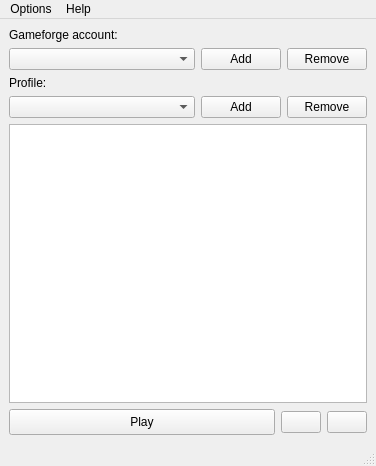
<?xml version="1.0" encoding="UTF-8"?>
<ui version="4.0">
 <class>MainWindow</class>
 <widget class="QMainWindow" name="MainWindow">
  <property name="geometry">
   <rect>
    <x>0</x>
    <y>0</y>
    <width>376</width>
    <height>466</height>
   </rect>
  </property>
  <property name="windowTitle">
   <string>Gfless Client</string>
  </property>
  <property name="windowIcon">
   <iconset resource="../../resources.qrc">
    <normaloff>:/resources/gfless_icon.png</normaloff>:/resources/gfless_icon.png</iconset>
  </property>
  <widget class="QWidget" name="centralwidget">
   <layout class="QVBoxLayout" name="verticalLayout_2">
    <item>
     <layout class="QVBoxLayout" name="verticalLayout">
      <item>
       <widget class="QLabel" name="label_3">
        <property name="text">
         <string>Gameforge account:</string>
        </property>
       </widget>
      </item>
      <item>
       <layout class="QHBoxLayout" name="horizontalLayout_2" stretch="1,0,0">
        <item>
         <widget class="QComboBox" name="gameforgeAccountComboBox"/>
        </item>
        <item>
         <widget class="QPushButton" name="addGameforgeAccountButton">
          <property name="text">
           <string>Add</string>
          </property>
         </widget>
        </item>
        <item>
         <widget class="QPushButton" name="removeGameforgeAccountButton">
          <property name="text">
           <string>Remove</string>
          </property>
         </widget>
        </item>
       </layout>
      </item>
      <item>
       <widget class="QLabel" name="label">
        <property name="text">
         <string>Profile:</string>
        </property>
       </widget>
      </item>
      <item>
       <layout class="QHBoxLayout" name="horizontalLayout" stretch="1,0,0">
        <item>
         <widget class="QComboBox" name="profileComboBox">
          <property name="currentText">
           <string/>
          </property>
         </widget>
        </item>
        <item>
         <widget class="QPushButton" name="addProfileButton">
          <property name="text">
           <string>Add</string>
          </property>
         </widget>
        </item>
        <item>
         <widget class="QPushButton" name="removeProfileButton">
          <property name="text">
           <string>Remove</string>
          </property>
         </widget>
        </item>
       </layout>
      </item>
     </layout>
    </item>
    <item>
     <widget class="QListWidget" name="accountsListWidget">
      <property name="dragEnabled">
       <bool>false</bool>
      </property>
      <property name="dragDropMode">
       <enum>QAbstractItemView::DragDropMode::NoDragDrop</enum>
      </property>
      <property name="selectionMode">
       <enum>QAbstractItemView::SelectionMode::ExtendedSelection</enum>
      </property>
      <property name="uniformItemSizes">
       <bool>false</bool>
      </property>
     </widget>
    </item>
    <item>
     <layout class="QHBoxLayout" name="horizontalLayout_3" stretch="1,0,0">
      <item>
       <widget class="QPushButton" name="openAccountsButton">
        <property name="minimumSize">
         <size>
          <width>0</width>
          <height>26</height>
         </size>
        </property>
        <property name="text">
         <string>Play</string>
        </property>
        <property name="shortcut">
         <string>Esc</string>
        </property>
       </widget>
      </item>
      <item>
       <widget class="QPushButton" name="gameSettingsButton">
        <property name="text">
         <string/>
        </property>
        <property name="icon">
         <iconset resource="../../resources.qrc">
          <normaloff>:/resources/settings_icon.png</normaloff>:/resources/settings_icon.png</iconset>
        </property>
        <property name="iconSize">
         <size>
          <width>20</width>
          <height>20</height>
         </size>
        </property>
       </widget>
      </item>
      <item>
       <widget class="QPushButton" name="createGameAccButton">
        <property name="text">
         <string/>
        </property>
        <property name="icon">
         <iconset resource="../../resources.qrc">
          <normaloff>:/resources/create_account_icon.png</normaloff>:/resources/create_account_icon.png</iconset>
        </property>
        <property name="iconSize">
         <size>
          <width>20</width>
          <height>20</height>
         </size>
        </property>
       </widget>
      </item>
     </layout>
    </item>
   </layout>
  </widget>
  <widget class="QMenuBar" name="menubar">
   <property name="geometry">
    <rect>
     <x>0</x>
     <y>0</y>
     <width>376</width>
     <height>21</height>
    </rect>
   </property>
   <widget class="QMenu" name="menuSettings">
    <property name="title">
     <string>Options</string>
    </property>
    <addaction name="actionSave_profiles"/>
    <addaction name="actionIdentity_generator"/>
    <addaction name="actionUpdate_game_files"/>
    <addaction name="actionSettings"/>
   </widget>
   <widget class="QMenu" name="menuHelp">
    <property name="title">
     <string>Help</string>
    </property>
    <addaction name="actionGet_help"/>
    <addaction name="separator"/>
    <addaction name="actionAbout_3"/>
    <addaction name="actionAbout_Qt"/>
   </widget>
   <addaction name="menuSettings"/>
   <addaction name="menuHelp"/>
  </widget>
  <widget class="QStatusBar" name="statusbar"/>
  <action name="actionSettings">
   <property name="text">
    <string>Settings</string>
   </property>
  </action>
  <action name="actionGet_help">
   <property name="text">
    <string>Get help</string>
   </property>
  </action>
  <action name="actionAbout_3">
   <property name="text">
    <string>About</string>
   </property>
  </action>
  <action name="actionAbout_Qt">
   <property name="text">
    <string>About Qt</string>
   </property>
  </action>
  <action name="actionSave_profiles">
   <property name="text">
    <string>Save profiles</string>
   </property>
  </action>
  <action name="actionIdentity_generator">
   <property name="text">
    <string>Identity generator</string>
   </property>
  </action>
  <action name="actionUpdate_game_files">
   <property name="text">
    <string>Update game files</string>
   </property>
  </action>
 </widget>
 <resources>
  <include location="../../resources.qrc"/>
 </resources>
 <connections/>
</ui>
